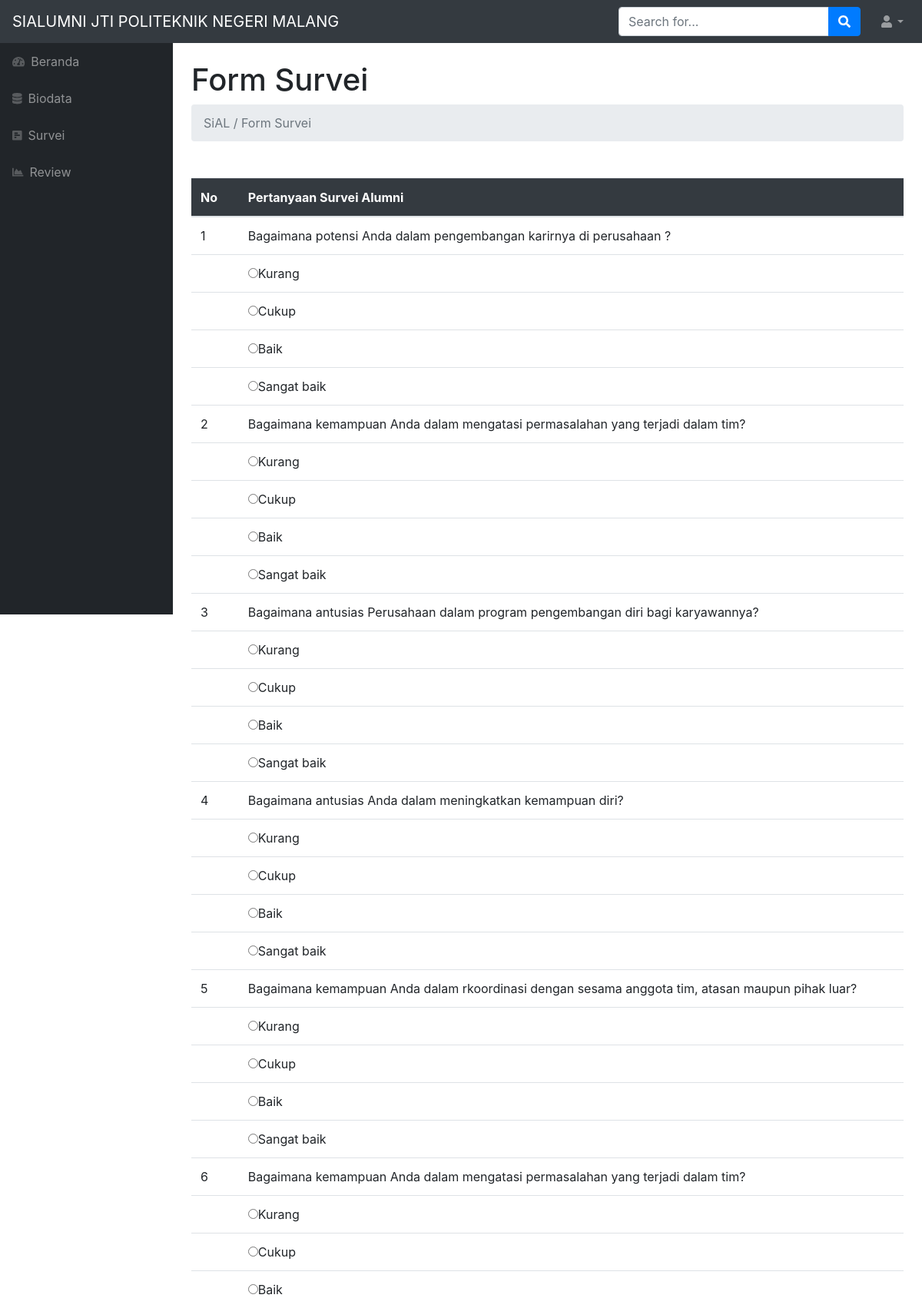
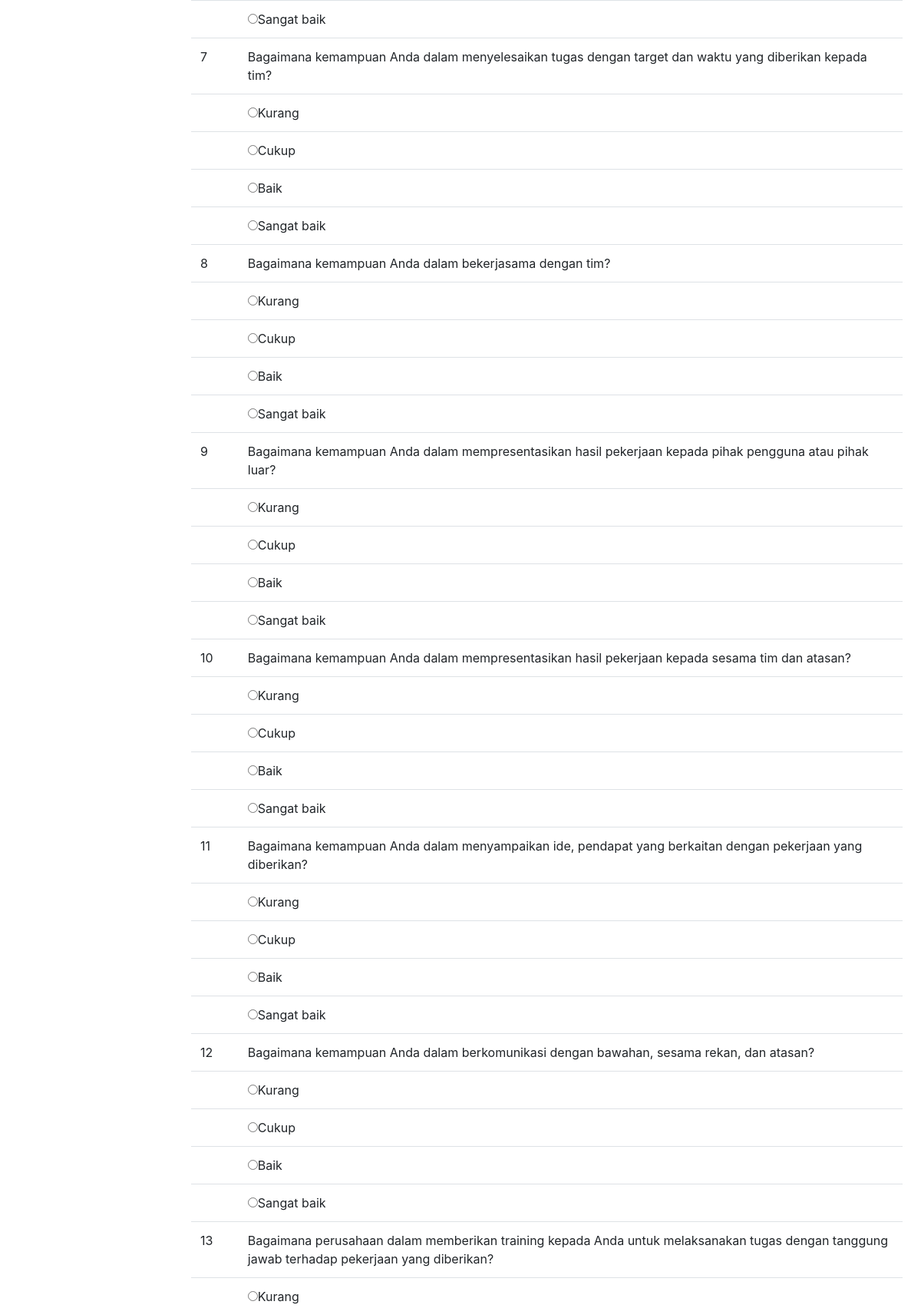
Page /data_survei.php (upper part) on the committed database (2 pictures, top to bottom).
### tables this page shows
CREATE TABLE `t_pertanyaan` (
  `id` int(11) NOT NULL,
  `pertanyaan` varchar(250) NOT NULL,
  `isi1` varchar(250) NOT NULL,
  `isi2` varchar(250) NOT NULL,
  `isi3` varchar(250) NOT NULL,
  `isi4` varchar(250) NOT NULL
);

### data_survei.php (the view, shortened to what this page needs)
<!DOCTYPE html>
<html lang="en">
    <head>
        <link href="custom/css/styles.css" rel="stylesheet" />
        <link href="https://cdn.datatables.net/1.10.20/css/dataTables.bootstrap4.min.css" rel="stylesheet" />
    </head>
    <body class="sb-nav-fixed">
        <nav class="sb-topnav navbar navbar-expand navbar-dark bg-dark">
            <a class="navbar-brand" href="index.html">SIALUMNI JTI POLITEKNIK NEGERI MALANG</a>
            <form class="d-none d-md-inline-block form-inline ml-auto mr-0 mr-md-3 my-2 my-md-0">
                <div class="input-group">
                    <input class="form-control" type="text" placeholder="Search for..." aria-label="Search" aria-describedby="basic-addon2" />
                    <div class="input-group-append">
                        <button class="btn btn-primary" type="button"><i class="fas fa-search"></i></button>
                    </div>
                </div>
            </form>
            <ul class="navbar-nav ml-auto ml-md-0">
                <li class="nav-item dropdown">
                    <a class="nav-link dropdown-toggle" id="userDropdown" href="#" role="button" data-toggle="dropdown" aria-haspopup="true" aria-expanded="false"><i class="fas fa-user fa-fw"></i></a>
                </li>
            </ul>
        </nav>
        <div id="layoutSidenav">
            <div id="layoutSidenav_nav">
                <nav class="sb-sidenav accordion sb-sidenav-dark" id="sidenavAccordion">
                    <div class="sb-sidenav-menu">
                        <div class="nav">
                        <a class="nav-link" href="beranda_user.php">
                                <div class="sb-nav-link-icon"><i class="fas fa-tachometer-alt"></i></div>
                                Beranda
                            </a>
                            <a class="nav-link" href="biodata_user.php">
                                <div class="sb-nav-link-icon"><i class="fas fa-database"></i></div>
                                Biodata
                            </a>
                            <a class="nav-link" href="data_survei.php">
                                <div class="sb-nav-link-icon"><i class="fas fa-poll-h"></i></div>
                                Survei
                            </a>
                            <a class="nav-link" href="review.php">
                                <div class="sb-nav-link-icon"><i class="fas fa-chart-area"></i></div>
                                Review
                            </a>
                        </div>
                    </div>
                </nav>
            </div>
            <div id="layoutSidenav_content">
                <main>
                    <div class="container-fluid">
                        <h1 class="mt-4">Form Survei</h1>
                        <ol class="breadcrumb mb-4">
                            <li class="breadcrumb-item active">SiAL    / Form Survei</li>
                        </ol>
                    </div>
                <div class="container">
                    <br>
                        <table class="table">
                            <thead class="table-dark">
                            <tr>
                            <th width = 5%>No</th>
                            <th width = 70%>Pertanyaan Survei Alumni</th>
                            </tr>
                            </thead>
                            <tbody>
                            <?php
                            include "koneksi.php";
                            $query = mysqli_query($conn,"SELECT * FROM t_pertanyaan ORDER BY id DESC");
                            ?>
                            <?php if(mysqli_num_rows($query)>0){ ?>
                                    <?php
                                        $no = 1;
                                        while($data = mysqli_fetch_array($query)){
                                    ?>
                                <td><?php echo $no ?></td>
                                <td> <?php echo $data["pertanyaan"]; ?> </td>
                                <tr>
                                <td></td>
                                <td> <input name="pilihan[<?php echo $data['id']?>]" type="radio" value="A"><?php echo $data['isi1'];?></td>
                                </tr>
                                <tr>
                                <td></td>
                                <td> <input name="pilihan[<?php echo $data['id']?>]" type="radio" value="B"><?php echo $data['isi2'];?></td>
                                </tr>
                                <tr>
                                <td></td>
                                <td> <input name="pilihan[<?php echo $data['id']?>]" type="radio" value="C"><?php echo $data['isi3'];?></td>
                                </tr>
                                <tr>
                                <td></td>
                                <td> <input name="pilihan[<?php echo $data['id']?>]" type="radio" value="D"><?php echo $data['isi4'];?></td>
                                </tr>
                                <?php $no++; } ?>
                                <?php } ?>
                            </tbody>
                    </table>
                </div>
                </main>
            </div>
        </div>
    </body>
</html>

### rows in the picture
t_pertanyaan: pertanyaan "Bagaimana potensi Anda dalam pengembangan karirnya di perusahaan ?", isi1 "Kurang", isi2 "Cukup", isi3 "Baik", isi4 "Sangat baik"
t_pertanyaan: pertanyaan "Bagaimana kemampuan Anda dalam mengatasi permasalahan yang terjadi dalam tim?", isi1 "Kurang", isi2 "Cukup", isi3 "Baik", isi4 "Sangat baik"
t_pertanyaan: pertanyaan "Bagaimana antusias Perusahaan dalam program pengembangan diri bagi karyawannya?", isi1 "Kurang", isi2 "Cukup", isi3 "Baik", isi4 "Sangat baik"
t_pertanyaan: pertanyaan "Bagaimana antusias Anda dalam meningkatkan kemampuan diri?", isi1 "Kurang", isi2 "Cukup", isi3 "Baik", isi4 "Sangat baik"
t_pertanyaan: pertanyaan "Bagaimana kemampuan Anda dalam rkoordinasi dengan sesama anggota tim, atasan maupun pihak luar?", isi1 "Kurang", isi2 "Cukup", isi3 "Baik", isi4 "Sangat baik"
t_pertanyaan: pertanyaan "Bagaimana kemampuan Anda dalam mengatasi permasalahan yang terjadi dalam tim?", isi1 "Kurang", isi2 "Cukup", isi3 "Baik", isi4 "Sangat baik"
t_pertanyaan: pertanyaan "Bagaimana kemampuan Anda dalam menyelesaikan tugas dengan target dan waktu yang diberikan kepada tim?", isi1 "Kurang", isi2 "Cukup", isi3 "Baik", isi4 "Sangat baik"
t_pertanyaan: pertanyaan "Bagaimana kemampuan Anda dalam bekerjasama dengan tim?", isi1 "Kurang", isi2 "Cukup", isi3 "Baik", isi4 "Sangat baik"
t_pertanyaan: pertanyaan "Bagaimana kemampuan Anda dalam mempresentasikan hasil pekerjaan kepada pihak pengguna atau pihak luar?", isi1 "Kurang", isi2 "Cukup", isi3 "Baik", isi4 "Sangat baik"
t_pertanyaan: pertanyaan "Bagaimana kemampuan Anda dalam mempresentasikan hasil pekerjaan kepada sesama tim dan atasan?", isi1 "Kurang", isi2 "Cukup", isi3 "Baik", isi4 "Sangat baik"
t_pertanyaan: pertanyaan "Bagaimana kemampuan Anda dalam menyampaikan ide, pendapat yang berkaitan dengan pekerjaan yang diberikan?", isi1 "Kurang", isi2 "Cukup", isi3 "Baik", isi4 "Sangat baik"
t_pertanyaan: pertanyaan "Bagaimana kemampuan Anda dalam berkomunikasi dengan bawahan, sesama rekan, dan atasan?", isi1 "Kurang", isi2 "Cukup", isi3 "Baik", isi4 "Sangat baik"
t_pertanyaan: pertanyaan "Bagaimana perusahaan dalam memberikan training kepada Anda untuk melaksanakan tugas dengan tanggung jawab terhadap pekerjaan yang diberikan?", isi1 "Kurang"
